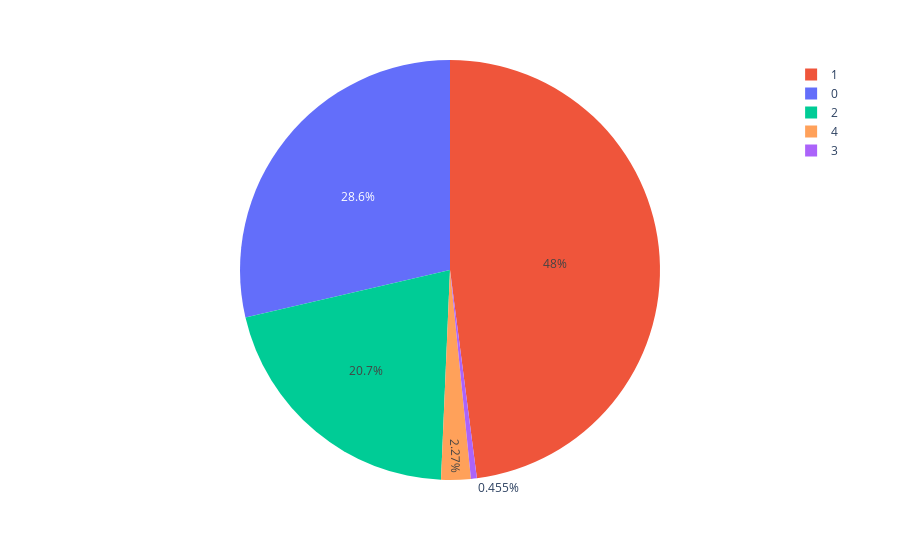

Source (notebook cell):
### Markdown cell above
Region Feature can be ignored, because its value for all clusters are the same

### Code cell
#Share of each cluster
pie=clusters.groupby('label').size().reset_index()
pie.columns=['label','value']
px.pie(pie,values='value',names='label',color=['blue','red','green','purple','orange'])

### Figure 1 — Plotly figure (JSON) as saved in the notebook; plotly's stock layout.template omitted (floating-point values rounded to 4 significant figures)
{"data": [{"customdata": [["blue"], ["red"], ["green"], ["purple"], ["orange"]], "domain": {"x": [0, 1], "y": [0, 1]}, "hovertemplate": "label=%{label}<br>value=%{value}<br>color=%{customdata[0]}<extra></extra>", "labels": [0, 1, 2, 3, 4], "legendgroup": "", "marker": {"colors": ["#636efa", "#EF553B", "#00cc96", "#ab63fa", "#FFA15A"]}, "name": "", "showlegend": true, "type": "pie", "values": [126, 211, 91, 2, 10]}], "layout": {"legend": {"tracegroupgap": 0}, "margin": {"t": 60}}}
